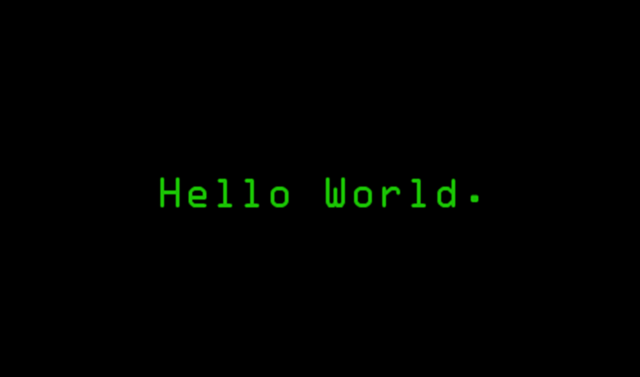
#> input picture Answers/code.png, 640 x 377 px, found by its file name
$ jupyter execute --allow-errors Day032_HW.ipynb
#> lines starting #> are read from the running program, lines starting #| are printed output that depends on the picture; after the words box and inside, x2 and y2 are one past the last pixel; in counts of white or black regions, pixels touching at a corner belong together
# 反爬：驗證碼處理

* 了解「驗證碼機制」的反爬蟲機制
* 「驗證碼機制」反爬蟲的因應策略

## 作業目標

* 讀讀看「test」資料夾下的圖檔！
* 像 test/test2.png 這種複雜的圖片怎麼辦？

### 讀讀看「test」資料夾下的圖檔！

[cell 1]
import requests
import pytesseract
from PIL import Image
from io import BytesIO

[cell 2]
pytesseract.pytesseract.tesseract_cmd = r'D:\Program Files\Tesseract-OCR\tesseract.exe'
img_code = Image.open('test/code.png').convert("L")
img_code

#> (a cell that did not finish here is left out)

[cell 4]
img_test1 = Image.open('test/test1.png').convert("L")
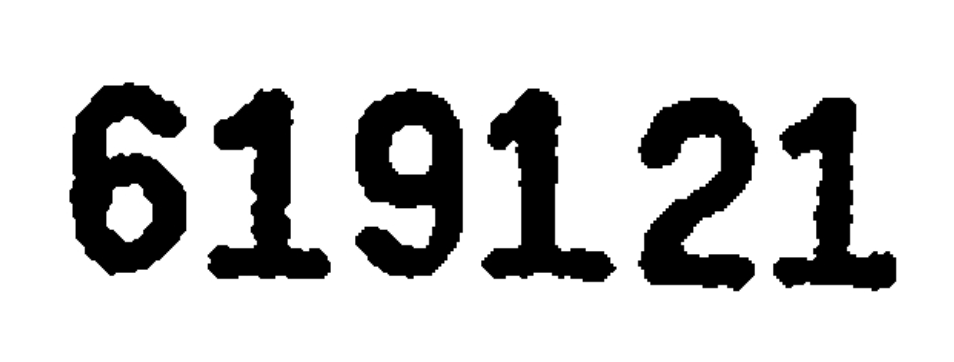
#> input picture Courses/Day 32/test1.png, 954 x 362 px, found by its file name
img_test1

#> (a cell that did not finish here is left out)

[cell 6]
img_test2 = Image.open('test/test2.png').convert("L")
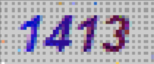
#> input picture Courses/Day 32/test2.png, 154 x 64 px, found by its file name
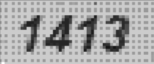
#> img_test2: PIL image 154x64 L; min 21, max 255, mean 167.7
img_test2

#> (a cell that did not finish here is left out)

### 像 test/test2.png 這種複雜的圖片怎麼辦？

[cell 8]
# 方法一 用RGB模式的圖片下去解析
img_test2_RGB= Image.open('test/test2.png')
#> img_test2_RGB is the input picture: PIL image 154x64 RGBA; mean R, G, B, A 170.4, 163.7, 181, 255
img_test2_RGB

#> (a cell that did not finish here is left out)

[cell 10]
# 降躁處理，參考：https://cloud.tencent.com/developer/article/1187805
def convert_Image(img, standard=127.5):
    '''
    【灰度转换】
    '''
#> called with standard = 127.5
    image = img.convert('L')

    '''
    【二值化】
    根据阈值 standard , 将所有像素都置为 0(黑色) 或 255(白色), 便于接下来的分割
    '''
    pixels = image.load()
    for x in range(image.width):
        for y in range(image.height):
            if pixels[x, y] > standard:
                pixels[x, y] = 255
            else:
                pixels[x, y] = 0
    return image

[cell 11]
import re
img_test2_converted = convert_Image(img_test2)
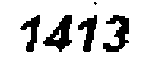
#> img_test2_converted: PIL image 154x64 L; 83.2% white; 5 black regions (1 under 20 px), largest, box (x1, y1, x2, y2) and area: (43, 15, 72, 52) 512, (103, 15, 129, 52) 470, (78, 15, 97, 52) 347, (20, 15, 40, 52) 321
#> (the rest of this cell did not finish here and is left out)
